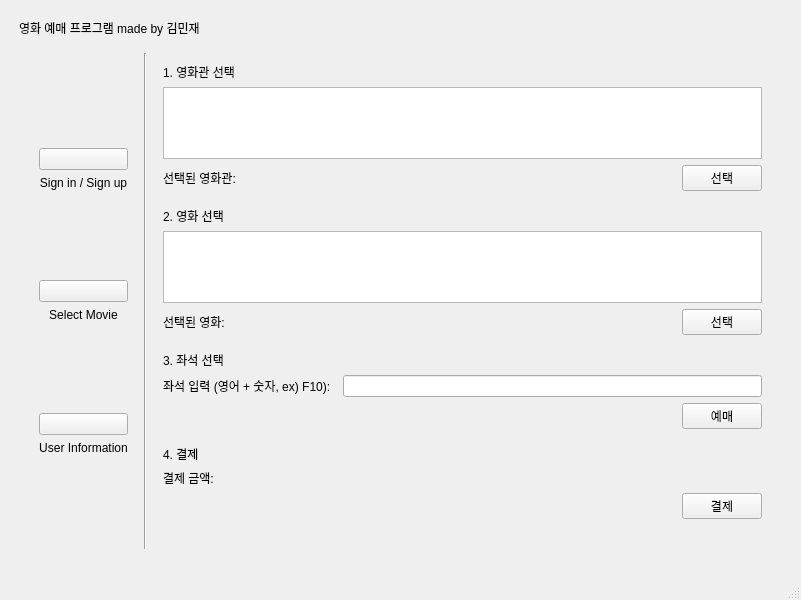
<?xml version="1.0" encoding="UTF-8"?>
<ui version="4.0">
 <class>MainWindow</class>
 <widget class="QMainWindow" name="MainWindow">
  <property name="geometry">
   <rect>
    <x>0</x>
    <y>0</y>
    <width>801</width>
    <height>600</height>
   </rect>
  </property>
  <property name="minimumSize">
   <size>
    <width>800</width>
    <height>600</height>
   </size>
  </property>
  <property name="windowTitle">
   <string>MainWindow</string>
  </property>
  <widget class="QWidget" name="centralwidget">
   <property name="sizePolicy">
    <sizepolicy hsizetype="Preferred" vsizetype="Preferred">
     <horstretch>0</horstretch>
     <verstretch>0</verstretch>
    </sizepolicy>
   </property>
   <layout class="QVBoxLayout" name="verticalLayout_4">
    <item>
     <layout class="QVBoxLayout" name="verticalLayout">
      <property name="leftMargin">
       <number>10</number>
      </property>
      <property name="topMargin">
       <number>10</number>
      </property>
      <property name="rightMargin">
       <number>10</number>
      </property>
      <property name="bottomMargin">
       <number>10</number>
      </property>
      <item>
       <widget class="QLabel" name="label">
        <property name="sizePolicy">
         <sizepolicy hsizetype="Preferred" vsizetype="Fixed">
          <horstretch>0</horstretch>
          <verstretch>0</verstretch>
         </sizepolicy>
        </property>
        <property name="text">
         <string>영화 예매 프로그램 made by 김민재</string>
        </property>
       </widget>
      </item>
      <item>
       <layout class="QHBoxLayout" name="horizontalLayout">
        <property name="sizeConstraint">
         <enum>QLayout::SetDefaultConstraint</enum>
        </property>
        <property name="leftMargin">
         <number>10</number>
        </property>
        <property name="topMargin">
         <number>10</number>
        </property>
        <property name="rightMargin">
         <number>10</number>
        </property>
        <property name="bottomMargin">
         <number>10</number>
        </property>
        <item>
         <layout class="QVBoxLayout" name="verticalLayout_2">
          <property name="leftMargin">
           <number>10</number>
          </property>
          <property name="topMargin">
           <number>10</number>
          </property>
          <property name="rightMargin">
           <number>10</number>
          </property>
          <property name="bottomMargin">
           <number>10</number>
          </property>
          <item>
           <spacer name="verticalSpacer">
            <property name="orientation">
             <enum>Qt::Vertical</enum>
            </property>
            <property name="sizeHint" stdset="0">
             <size>
              <width>20</width>
              <height>40</height>
             </size>
            </property>
           </spacer>
          </item>
          <item>
           <widget class="QPushButton" name="pushButton_sign_in_menu">
            <property name="sizePolicy">
             <sizepolicy hsizetype="Minimum" vsizetype="Fixed">
              <horstretch>0</horstretch>
              <verstretch>0</verstretch>
             </sizepolicy>
            </property>
            <property name="layoutDirection">
             <enum>Qt::LeftToRight</enum>
            </property>
            <property name="text">
             <string/>
            </property>
            <property name="icon">
             <iconset>
              <normaloff>icon/key.png</normaloff>icon/key.png</iconset>
            </property>
            <property name="iconSize">
             <size>
              <width>40</width>
              <height>40</height>
             </size>
            </property>
           </widget>
          </item>
          <item>
           <widget class="QLabel" name="label_2">
            <property name="sizePolicy">
             <sizepolicy hsizetype="Minimum" vsizetype="Fixed">
              <horstretch>0</horstretch>
              <verstretch>0</verstretch>
             </sizepolicy>
            </property>
            <property name="text">
             <string>Sign in / Sign up</string>
            </property>
            <property name="alignment">
             <set>Qt::AlignCenter</set>
            </property>
           </widget>
          </item>
          <item>
           <spacer name="verticalSpacer_3">
            <property name="orientation">
             <enum>Qt::Vertical</enum>
            </property>
            <property name="sizeHint" stdset="0">
             <size>
              <width>20</width>
              <height>40</height>
             </size>
            </property>
           </spacer>
          </item>
          <item>
           <widget class="QPushButton" name="pushButton_movie_select_menu">
            <property name="sizePolicy">
             <sizepolicy hsizetype="Minimum" vsizetype="Fixed">
              <horstretch>0</horstretch>
              <verstretch>0</verstretch>
             </sizepolicy>
            </property>
            <property name="text">
             <string/>
            </property>
            <property name="icon">
             <iconset>
              <normaloff>icon/movie.png</normaloff>icon/movie.png</iconset>
            </property>
            <property name="iconSize">
             <size>
              <width>40</width>
              <height>40</height>
             </size>
            </property>
           </widget>
          </item>
          <item>
           <widget class="QLabel" name="label_3">
            <property name="sizePolicy">
             <sizepolicy hsizetype="Minimum" vsizetype="Fixed">
              <horstretch>0</horstretch>
              <verstretch>0</verstretch>
             </sizepolicy>
            </property>
            <property name="text">
             <string>Select Movie</string>
            </property>
            <property name="alignment">
             <set>Qt::AlignCenter</set>
            </property>
           </widget>
          </item>
          <item>
           <spacer name="verticalSpacer_5">
            <property name="orientation">
             <enum>Qt::Vertical</enum>
            </property>
            <property name="sizeHint" stdset="0">
             <size>
              <width>20</width>
              <height>40</height>
             </size>
            </property>
           </spacer>
          </item>
          <item>
           <widget class="QPushButton" name="pushButton_user_info_menu">
            <property name="sizePolicy">
             <sizepolicy hsizetype="Minimum" vsizetype="Fixed">
              <horstretch>0</horstretch>
              <verstretch>0</verstretch>
             </sizepolicy>
            </property>
            <property name="text">
             <string/>
            </property>
            <property name="icon">
             <iconset>
              <normaloff>icon/user.png</normaloff>icon/user.png</iconset>
            </property>
            <property name="iconSize">
             <size>
              <width>40</width>
              <height>40</height>
             </size>
            </property>
           </widget>
          </item>
          <item>
           <widget class="QLabel" name="label_4">
            <property name="sizePolicy">
             <sizepolicy hsizetype="Minimum" vsizetype="Fixed">
              <horstretch>0</horstretch>
              <verstretch>0</verstretch>
             </sizepolicy>
            </property>
            <property name="text">
             <string>User Information</string>
            </property>
            <property name="alignment">
             <set>Qt::AlignCenter</set>
            </property>
           </widget>
          </item>
          <item>
           <spacer name="verticalSpacer_6">
            <property name="orientation">
             <enum>Qt::Vertical</enum>
            </property>
            <property name="sizeHint" stdset="0">
             <size>
              <width>20</width>
              <height>40</height>
             </size>
            </property>
           </spacer>
          </item>
         </layout>
        </item>
        <item>
         <widget class="Line" name="line_2">
          <property name="orientation">
           <enum>Qt::Vertical</enum>
          </property>
         </widget>
        </item>
        <item>
         <layout class="QVBoxLayout" name="verticalLayout_3">
          <property name="leftMargin">
           <number>10</number>
          </property>
          <property name="topMargin">
           <number>10</number>
          </property>
          <property name="rightMargin">
           <number>10</number>
          </property>
          <property name="bottomMargin">
           <number>10</number>
          </property>
          <item>
           <widget class="QLabel" name="label_5">
            <property name="sizePolicy">
             <sizepolicy hsizetype="Preferred" vsizetype="Fixed">
              <horstretch>0</horstretch>
              <verstretch>0</verstretch>
             </sizepolicy>
            </property>
            <property name="text">
             <string>1. 영화관 선택</string>
            </property>
           </widget>
          </item>
          <item>
           <widget class="QTableWidget" name="tableWidget_cinema">
            <property name="sizePolicy">
             <sizepolicy hsizetype="Expanding" vsizetype="Preferred">
              <horstretch>0</horstretch>
              <verstretch>0</verstretch>
             </sizepolicy>
            </property>
           </widget>
          </item>
          <item>
           <layout class="QHBoxLayout" name="horizontalLayout_2">
            <item>
             <widget class="QLabel" name="label_6">
              <property name="sizePolicy">
               <sizepolicy hsizetype="Fixed" vsizetype="Fixed">
                <horstretch>0</horstretch>
                <verstretch>0</verstretch>
               </sizepolicy>
              </property>
              <property name="text">
               <string>선택된 영화관:  </string>
              </property>
             </widget>
            </item>
            <item>
             <widget class="QLabel" name="label_cinema_name">
              <property name="sizePolicy">
               <sizepolicy hsizetype="Preferred" vsizetype="Fixed">
                <horstretch>0</horstretch>
                <verstretch>0</verstretch>
               </sizepolicy>
              </property>
              <property name="text">
               <string/>
              </property>
             </widget>
            </item>
            <item>
             <widget class="QPushButton" name="pushButton_select_cinema">
              <property name="sizePolicy">
               <sizepolicy hsizetype="Fixed" vsizetype="Fixed">
                <horstretch>0</horstretch>
                <verstretch>0</verstretch>
               </sizepolicy>
              </property>
              <property name="text">
               <string>선택</string>
              </property>
             </widget>
            </item>
           </layout>
          </item>
          <item>
           <spacer name="verticalSpacer_2">
            <property name="orientation">
             <enum>Qt::Vertical</enum>
            </property>
            <property name="sizeType">
             <enum>QSizePolicy::Fixed</enum>
            </property>
            <property name="sizeHint" stdset="0">
             <size>
              <width>20</width>
              <height>10</height>
             </size>
            </property>
           </spacer>
          </item>
          <item>
           <widget class="QLabel" name="label_7">
            <property name="sizePolicy">
             <sizepolicy hsizetype="Preferred" vsizetype="Minimum">
              <horstretch>0</horstretch>
              <verstretch>0</verstretch>
             </sizepolicy>
            </property>
            <property name="text">
             <string>2. 영화 선택</string>
            </property>
           </widget>
          </item>
          <item>
           <widget class="QTableWidget" name="tableWidget_movie">
            <property name="sizePolicy">
             <sizepolicy hsizetype="Expanding" vsizetype="Preferred">
              <horstretch>0</horstretch>
              <verstretch>0</verstretch>
             </sizepolicy>
            </property>
           </widget>
          </item>
          <item>
           <layout class="QHBoxLayout" name="horizontalLayout_3">
            <item>
             <widget class="QLabel" name="label_8">
              <property name="sizePolicy">
               <sizepolicy hsizetype="Fixed" vsizetype="Fixed">
                <horstretch>0</horstretch>
                <verstretch>0</verstretch>
               </sizepolicy>
              </property>
              <property name="text">
               <string>선택된 영화:  </string>
              </property>
             </widget>
            </item>
            <item>
             <widget class="QLabel" name="label_movie_name">
              <property name="text">
               <string/>
              </property>
             </widget>
            </item>
            <item>
             <widget class="QPushButton" name="pushButton_select_movie">
              <property name="sizePolicy">
               <sizepolicy hsizetype="Fixed" vsizetype="Fixed">
                <horstretch>0</horstretch>
                <verstretch>0</verstretch>
               </sizepolicy>
              </property>
              <property name="text">
               <string>선택</string>
              </property>
             </widget>
            </item>
           </layout>
          </item>
          <item>
           <spacer name="verticalSpacer_4">
            <property name="orientation">
             <enum>Qt::Vertical</enum>
            </property>
            <property name="sizeType">
             <enum>QSizePolicy::Fixed</enum>
            </property>
            <property name="sizeHint" stdset="0">
             <size>
              <width>20</width>
              <height>10</height>
             </size>
            </property>
           </spacer>
          </item>
          <item>
           <widget class="QLabel" name="label_9">
            <property name="sizePolicy">
             <sizepolicy hsizetype="Preferred" vsizetype="Fixed">
              <horstretch>0</horstretch>
              <verstretch>0</verstretch>
             </sizepolicy>
            </property>
            <property name="text">
             <string>3. 좌석 선택</string>
            </property>
           </widget>
          </item>
          <item>
           <layout class="QHBoxLayout" name="horizontalLayout_4">
            <item>
             <widget class="QLabel" name="label_10">
              <property name="sizePolicy">
               <sizepolicy hsizetype="Fixed" vsizetype="Fixed">
                <horstretch>0</horstretch>
                <verstretch>0</verstretch>
               </sizepolicy>
              </property>
              <property name="text">
               <string>좌석 입력 (영어 + 숫자, ex) F10):  </string>
              </property>
             </widget>
            </item>
            <item>
             <widget class="QLineEdit" name="lineEdit_seat"/>
            </item>
           </layout>
          </item>
          <item>
           <layout class="QHBoxLayout" name="horizontalLayout_5">
            <item>
             <spacer name="horizontalSpacer">
              <property name="orientation">
               <enum>Qt::Horizontal</enum>
              </property>
              <property name="sizeHint" stdset="0">
               <size>
                <width>40</width>
                <height>20</height>
               </size>
              </property>
             </spacer>
            </item>
            <item>
             <widget class="QPushButton" name="pushButton_book">
              <property name="sizePolicy">
               <sizepolicy hsizetype="Fixed" vsizetype="Fixed">
                <horstretch>0</horstretch>
                <verstretch>0</verstretch>
               </sizepolicy>
              </property>
              <property name="text">
               <string>예매</string>
              </property>
             </widget>
            </item>
           </layout>
          </item>
          <item>
           <spacer name="verticalSpacer_7">
            <property name="orientation">
             <enum>Qt::Vertical</enum>
            </property>
            <property name="sizeType">
             <enum>QSizePolicy::Fixed</enum>
            </property>
            <property name="sizeHint" stdset="0">
             <size>
              <width>20</width>
              <height>10</height>
             </size>
            </property>
           </spacer>
          </item>
          <item>
           <widget class="QLabel" name="label_11">
            <property name="text">
             <string>4. 결제</string>
            </property>
           </widget>
          </item>
          <item>
           <layout class="QHBoxLayout" name="horizontalLayout_6">
            <item>
             <widget class="QLabel" name="label_ticket_price">
              <property name="sizePolicy">
               <sizepolicy hsizetype="Fixed" vsizetype="Fixed">
                <horstretch>0</horstretch>
                <verstretch>0</verstretch>
               </sizepolicy>
              </property>
              <property name="text">
               <string>결제 금액:  </string>
              </property>
             </widget>
            </item>
            <item>
             <widget class="QLabel" name="label_ticket_price_2">
              <property name="sizePolicy">
               <sizepolicy hsizetype="Preferred" vsizetype="Fixed">
                <horstretch>0</horstretch>
                <verstretch>0</verstretch>
               </sizepolicy>
              </property>
              <property name="text">
               <string/>
              </property>
             </widget>
            </item>
           </layout>
          </item>
          <item>
           <layout class="QHBoxLayout" name="horizontalLayout_7">
            <item>
             <spacer name="horizontalSpacer_2">
              <property name="orientation">
               <enum>Qt::Horizontal</enum>
              </property>
              <property name="sizeHint" stdset="0">
               <size>
                <width>40</width>
                <height>20</height>
               </size>
              </property>
             </spacer>
            </item>
            <item>
             <widget class="QPushButton" name="pushButton_purchase">
              <property name="sizePolicy">
               <sizepolicy hsizetype="Fixed" vsizetype="Fixed">
                <horstretch>0</horstretch>
                <verstretch>0</verstretch>
               </sizepolicy>
              </property>
              <property name="text">
               <string>결제</string>
              </property>
             </widget>
            </item>
           </layout>
          </item>
          <item>
           <widget class="QLabel" name="label_purchase_result">
            <property name="sizePolicy">
             <sizepolicy hsizetype="Preferred" vsizetype="Fixed">
              <horstretch>0</horstretch>
              <verstretch>0</verstretch>
             </sizepolicy>
            </property>
            <property name="text">
             <string/>
            </property>
           </widget>
          </item>
         </layout>
        </item>
       </layout>
      </item>
     </layout>
    </item>
   </layout>
  </widget>
  <widget class="QMenuBar" name="menubar">
   <property name="geometry">
    <rect>
     <x>0</x>
     <y>0</y>
     <width>801</width>
     <height>22</height>
    </rect>
   </property>
  </widget>
  <widget class="QStatusBar" name="statusbar"/>
 </widget>
 <resources/>
 <connections/>
</ui>
